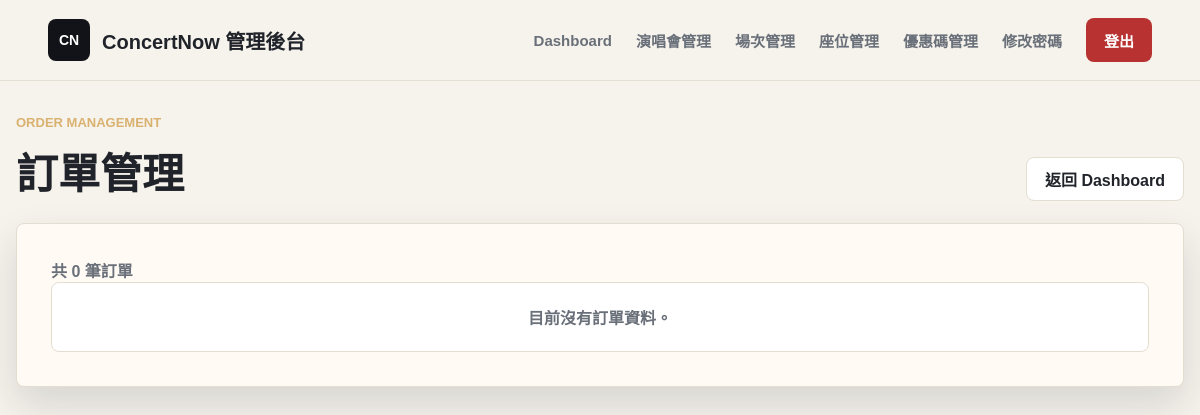
Before: /manager/orders.php (signed in) with the older database file.
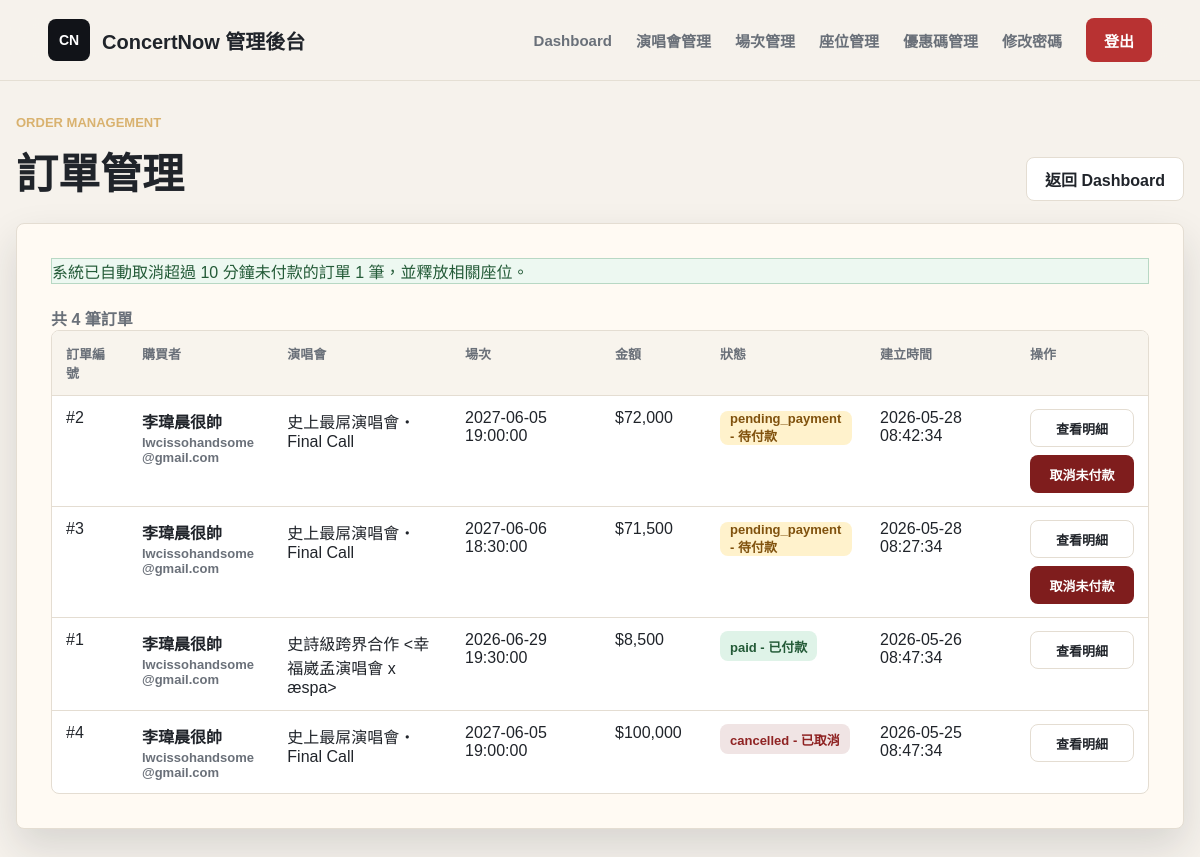
After: the same page with the newer database file.
### tables this page shows
CREATE TABLE Orders (
    order_id INT AUTO_INCREMENT PRIMARY KEY,
    user_id INT,
    show_id INT,
    promo_id INT NULL,                      
    total_price INT NOT NULL,               
    status ENUM('pending_payment', 'paid', 'cancelled') DEFAULT 'pending_payment',
    created_at TIMESTAMP DEFAULT CURRENT_TIMESTAMP,
    FOREIGN KEY (user_id) REFERENCES User(user_id),
    FOREIGN KEY (show_id) REFERENCES ShowDate(show_id),
    FOREIGN KEY (promo_id) REFERENCES PromoCode(promo_id) ON DELETE SET NULL
);

CREATE TABLE User (
    user_id INT AUTO_INCREMENT PRIMARY KEY,
    username VARCHAR(50) NOT NULL UNIQUE,
    real_name VARCHAR(50) NOT NULL,
    birth_date DATETIME NOT NULL,
    phone_num VARCHAR(20) NOT NULL,
    id_number VARCHAR(20) NOT NULL UNIQUE,
    email VARCHAR(100) NOT NULL,
    user_address VARCHAR(255) NULL,
    password VARCHAR(255) NOT NULL,
    role ENUM('customer', 'manager') DEFAULT 'customer',
    created_at TIMESTAMP DEFAULT CURRENT_TIMESTAMP
);

CREATE TABLE Concert (
    concert_id INT AUTO_INCREMENT PRIMARY KEY,
    organizer_id INT NULL,                           
    artist VARCHAR(100) NOT NULL,                     
    title VARCHAR(255) NOT NULL,                      
    venue VARCHAR(100) NOT NULL,                      
    concert_address VARCHAR(255) NOT NULL,                    
    image VARCHAR(255),                               
    sale_start DATETIME NOT NULL,                     
    sale_end DATETIME NOT NULL,                       
    description TEXT,                                 
    notice TEXT,                                      
    created_at TIMESTAMP DEFAULT CURRENT_TIMESTAMP,
    FOREIGN KEY (organizer_id) REFERENCES Organizer(organizer_id) ON DELETE SET NULL
);

CREATE TABLE ShowDate (
    show_id INT AUTO_INCREMENT PRIMARY KEY,
    concert_id INT NOT NULL,                          
    show_datetime DATETIME NOT NULL,                  
    status VARCHAR(50) DEFAULT 'available',           
    FOREIGN KEY (concert_id) REFERENCES Concert(concert_id) ON DELETE CASCADE
);

### includes/manager_auth.php (called while the page is built, shortened)
<?php
function h($value)
{
    return htmlspecialchars((string) $value, ENT_QUOTES, 'UTF-8');
}

### manager/orders.php (the view, shortened to what the changed rows need)
<?php
$authGuardPath = __DIR__ . '/../includes/auth_guard.php';
if (file_exists($authGuardPath)) {
    require_once $authGuardPath;
    if (function_exists('require_role')) {
        require_role('manager');
    }
} else {
    require_once __DIR__ . '/../includes/manager_auth.php';
}
require_once __DIR__ . '/../includes/db_config.php';
function releaseReservedSeatsForOrders($connection, $orderIds)
{
    $placeholders = implode(', ', array_fill(0, count($orderIds), '?'));
    $stmt = $connection->prepare(
        "UPDATE Seat seat
         INNER JOIN Ticket ticket ON ticket.seat_id = seat.seat_id
         SET seat.status = 'available'
         WHERE ticket.order_id IN ($placeholders)
           AND seat.status = 'reserved'"
    );
    $stmt->execute($orderIds);
    return $stmt->rowCount();
}
function cancelExpiredPendingOrders($connection)
{
    $cancelledCount = 0;
    try {
        $connection->beginTransaction();
        $stmt = $connection->prepare(
            "SELECT order_id
             FROM Orders
             WHERE status = 'pending_payment'
               AND created_at <= DATE_SUB(NOW(), INTERVAL 10 MINUTE)
             FOR UPDATE"
        );
        $stmt->execute();
        $orderIds = array_map('intval', $stmt->fetchAll(PDO::FETCH_COLUMN));
        if ($orderIds) {
            $placeholders = implode(', ', array_fill(0, count($orderIds), '?'));
            $stmt = $connection->prepare(
                "UPDATE Orders
                 SET status = 'cancelled'
                 WHERE status = 'pending_payment'
                   AND order_id IN ($placeholders)"
            );
            $stmt->execute($orderIds);
            $cancelledCount = $stmt->rowCount();
            releaseReservedSeatsForOrders($connection, $orderIds);
        }
        $connection->commit();
    } catch (PDOException $exception) {
        if ($connection->inTransaction()) {
            $connection->rollBack();
        }
        error_log('Auto-cancel expired orders failed: ' . $exception->getMessage());
        throw $exception;
    }
    return $cancelledCount;
}
$errors = [];
$notice = '';
$orders = [];
$dbReady = $pdo instanceof PDO;
$statusLabels = [
    'pending_payment' => '待付款',
    'paid' => '已付款',
    'cancelled' => '已取消',
];
if (!$dbReady) {
    $errors[] = '目前無法連線資料庫，請確認 MySQL 與 includes/db_config.php 設定。';
} else {
    try {
        $autoCancelledCount = cancelExpiredPendingOrders($pdo);
        if ($autoCancelledCount > 0 && $notice === '') {
            $notice = '系統已自動取消超過 10 分鐘未付款的訂單 ' . $autoCancelledCount . ' 筆，並釋放相關座位。';
        }
    } catch (PDOException $exception) {
        $errors[] = '自動取消逾時訂單失敗，請稍後再試。';
    }
    try {
        $stmt = $pdo->prepare(
            'SELECT o.order_id,
                    o.user_id,
                    o.show_id,
                    o.total_price,
                    o.status,
                    o.created_at,
                    u.username,
                    u.real_name AS buyer_real_name,
                    u.email,
                    c.title AS concert_title,
                    s.show_datetime
             FROM Orders o
             LEFT JOIN User u ON u.user_id = o.user_id
             LEFT JOIN ShowDate s ON s.show_id = o.show_id
             LEFT JOIN Concert c ON c.concert_id = s.concert_id
             ORDER BY o.created_at DESC, o.order_id DESC'
        );
        $stmt->execute();
        $orders = $stmt->fetchAll();
    } catch (PDOException $exception) {
        error_log('Fetch orders failed: ' . $exception->getMessage());
        $errors[] = '讀取訂單列表失敗，請稍後再試。';
    }
}
?>
<!doctype html>
<html lang="zh-Hant">
<head>
    <link rel="stylesheet" href="../assets/css/style.css">
</head>
<body>
    <main class="concert-section manager-orders">
        <div class="section-title">
            <div>
                <h2>訂單管理</h2>
            </div>
        </div>
        <section class="placeholder-card orders-panel">
            <div class="orders-layout">
                <?php if ($notice !== ''): ?>
                    <div class="auth-success"><?= h($notice) ?></div>
                <?php endif; ?>
                <div>
                    <div class="orders-summary">
                        <span>共 <?= h(count($orders)) ?> 筆訂單</span>
                    </div>
                    <div class="table-wrap">
                        <?php if ($orders): ?>
                            <table class="orders-table">
                                <thead>
                                    <tr>
                                        <th>訂單編號</th>
                                        <th>購買者</th>
                                        <th>演唱會</th>
                                        <th>場次</th>
                                        <th>金額</th>
                                        <th>狀態</th>
                                        <th>建立時間</th>
                                        <th>操作</th>
                                    </tr>
                                </thead>
                                <tbody>
                                    <?php foreach ($orders as $order): ?>
                                        <tr>
                                            <td>#<?= h($order['order_id']) ?></td>
                                            <td>
                                                <div class="buyer-cell">
                                                    <strong><?= h($order['buyer_real_name'] ?: $order['username'] ?: '未知會員') ?></strong>
                                                    <span><?= h($order['email'] ?: '無 email') ?></span>
                                                </div>
                                            </td>
                                            <td><?= h($order['concert_title'] ?: '未找到演唱會') ?></td>
                                            <td><?= h($order['show_datetime'] ?: '未找到場次') ?></td>
                                            <td>$<?= h(number_format((float) $order['total_price'])) ?></td>
                                            <td>
                                                <span class="status-pill is-<?= h($order['status']) ?>">
                                                    <?= h($order['status']) ?> - <?= h($statusLabels[$order['status']] ?? $order['status']) ?>
                                                </span>
                                            </td>
                                            <td><?= h($order['created_at']) ?></td>
                                            <td>
                                                <div class="row-actions">
                                                    <a class="secondary-action" href="/concert_system/manager/orders.php?order_id=<?= h($order['order_id']) ?>">
                                                        查看明細
                                                    </a>
                                                    <?php if ($order['status'] === 'pending_payment'): ?>
                                                        <form method="post" action="/concert_system/manager/orders.php" onsubmit="return confirm('確定要取消此未付款訂單嗎？');">
                                                            <button class="danger-action" type="submit">取消未付款</button>
                                                        </form>
                                                    <?php endif; ?>
                                                </div>
                                            </td>
                                        </tr>
                                    <?php endforeach; ?>
                                </tbody>
                            </table>
                        <?php else: ?>
                            <div class="empty-row">目前沒有訂單資料。</div>
                        <?php endif; ?>
                    </div>
                </div>
            </div>
        </section>
    </main>
</body>
</html>

Changed rows visible on the page:
added orders: order_id "2", user.real_name "李瑋晨很帥", user.email "lwcissohandsome@gmail.com", concert.title "史上最屌演唱會・Final Call", show.show_datetime "2027-06-05 19:00:00", total_price "72,000", status "pending_payment", status "待付款", created_at "2026-05-28 08:42:34"
added orders: order_id "3", user.real_name "李瑋晨很帥", user.email "lwcissohandsome@gmail.com", concert.title "史上最屌演唱會・Final Call", show.show_datetime "2027-06-06 18:30:00", total_price "71,500", status "pending_payment", status "待付款", created_at "2026-05-28 08:27:34"
added orders: order_id "1", user.real_name "李瑋晨很帥", user.email "lwcissohandsome@gmail.com", concert.title "史詩級跨界合作 <幸福崴孟演唱會 x æspa>", show.show_datetime "2026-06-29 19:30:00", total_price "8,500", status "paid", status "已付款", created_at "2026-05-26 08:47:34"
added orders: order_id "4", user.real_name "李瑋晨很帥", user.email "lwcissohandsome@gmail.com", concert.title "史上最屌演唱會・Final Call", show.show_datetime "2027-06-05 19:00:00", total_price "100,000", status "cancelled", status "已取消", created_at "2026-05-25 08:47:34"
Other visible differences:
$notice: (not shown) → "系統已自動取消超過 10 分鐘未付款的訂單 1 筆，並釋放相關座位。"
count($orders): "0" → "4"
text no longer shown: "目前沒有訂單資料。"
text now shown: "訂單編號 購買者 演唱會 場次 金額 狀態 建立時間 操作"
